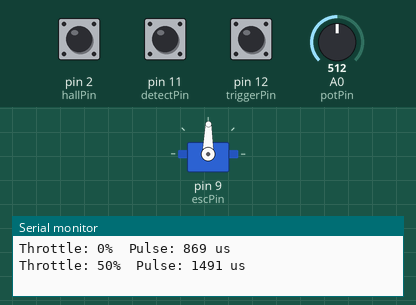
The sketch below on a simulated Arduino Uno, built with avr-gcc and run on an emulated ATmega328P. Parts: servo, the last lines printed to the serial monitor. The inputs (shaded band) are chosen by the test bench; at power-on: A0 (potPin) = 512, pin 2 (hallPin) HIGH, pin 11 (detectPin) HIGH, pin 12 (triggerPin) HIGH.

Above: at 4.2 s.
4.3 s: A0 (potPin) set to 716
At 5.5 s:
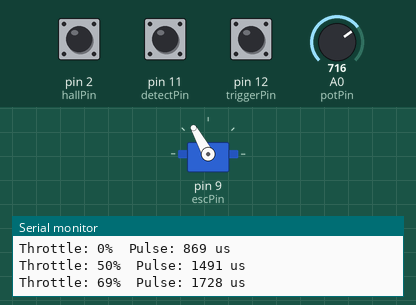
5.9 s: A0 (potPin) set to 879
At 6.9 s:
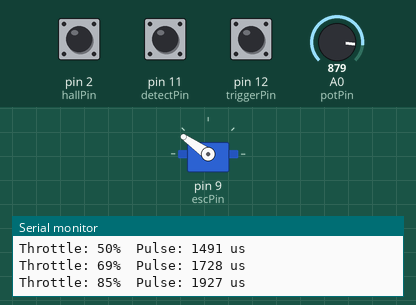
7.5 s: A0 (potPin) set to 1023
At 8.2 s:
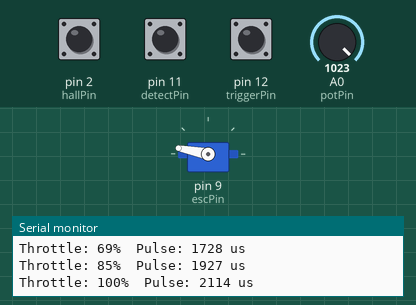
9.1 s: A0 (potPin) set to 306
At 9.6 s:
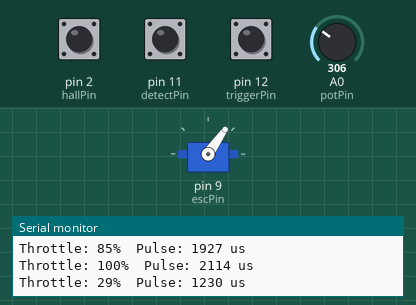
10.7 s: A0 (potPin) set to 122
At 12.0 s:
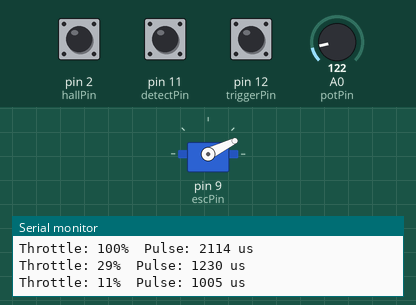
12.3 s: A0 (potPin) set to 0
At 13.4 s:
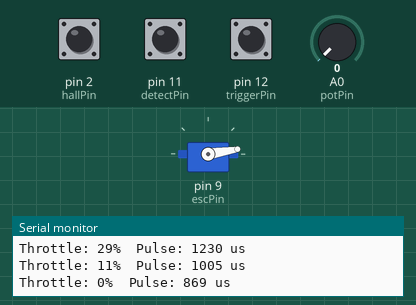
Timing chart, 0 to 14.9 s (numbered marks = the images above; inputs shaded):
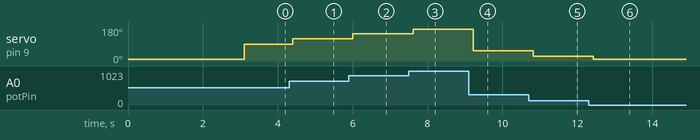

Measured:
- after the input at 4.3 s, servo on pin 9 (escPin): 89° → 119° after 0.10 s
- after the input at 5.9 s, servo on pin 9 (escPin): 119° → 145° after 0.11 s
- after the input at 7.5 s, servo on pin 9 (escPin): 145° → 169° after 0.11 s
- after the input at 9.1 s, servo on pin 9 (escPin): 169° → 55° after 0.11 s
- after the input at 10.7 s, servo on pin 9 (escPin): 55° → 26° after 0.12 s
- after the input at 12.3 s, servo on pin 9 (escPin): 26° → 9° after 0.12 s

The sketch:

chainsaw_man.ino
```cpp
#include <Servo.h>

Servo esc;


const byte hallPin = 2; //hallpin
const byte triggerPin = 12;  // signal
const byte detectPin  = 11;  // detect
const byte escPin  = 9; //escpin

const byte potPin  = A0;

const unsigned long thresholdUs = 30000;

const int minPulseUs = 869;
const int maxPulseUs = 2114;

volatile unsigned long previousPulseUs = 0;
volatile unsigned long measuredPeriodUs = 0;

int throttle = -1;
bool autoThrottle = false;

void setThrottle(int value);
void hallPulse();

void setup() {
  pinMode(hallPin, INPUT_PULLUP);
  pinMode(triggerPin, INPUT_PULLUP);
  pinMode(detectPin, INPUT_PULLUP);

  Serial.begin(9600);

  esc.attach(escPin, 800, 2200);
  setThrottle(0);

  // ESCのアーム待ち
  delay(3000);

  attachInterrupt(
    digitalPinToInterrupt(hallPin),
    hallPulse,
    FALLING
  );
}

void loop() {
  unsigned long period;

  noInterrupts();
  period = measuredPeriodUs;
  interrupts();

  int analogValue = analogRead(potPin);

  delay(100);
  // スターター条件を満たしたら50%固定
  if (!autoThrottle &&
      analogValue <= 5 &&
      period != 0 &&
      period <= thresholdUs) {
    autoThrottle = true;
  }

  // 可変抵抗を明確に上げたら50%固定を解除
  if (autoThrottle && analogValue > 10) {
    autoThrottle = false;

    noInterrupts();
    previousPulseUs = 0;
    measuredPeriodUs = 0;
    interrupts();
  }

  if (!isRunAllowed()) {
    setThrottle(0);
  } else if (autoThrottle) {
    setThrottle(40);
  } else {
    setThrottle(map(analogValue, 0, 1023, 0, 100));
  }
}

void setThrottle(int value) {
  value = constrain(value, 0, 100);

  // スロットル値が変わったときだけ更新
  if (value == throttle) {
    return;
  }

  throttle = value;

  int pulseUs =
    map(throttle, 0, 100, minPulseUs, maxPulseUs);

  esc.writeMicroseconds(pulseUs);

  Serial.print("Throttle: ");
  Serial.print(throttle);
  Serial.print("%  Pulse: ");
  Serial.print(pulseUs);
  Serial.println(" us");
}

void hallPulse() {
  unsigned long nowUs = micros();

  if (previousPulseUs != 0) {
    measuredPeriodUs = nowUs - previousPulseUs;
  }

  previousPulseUs = nowUs;
}

bool isRunAllowed() {
  bool connectorAttached = digitalRead(detectPin) == LOW;
  bool triggerPressed     = digitalRead(triggerPin) == LOW;

  // 抜けているなら許可。
  // 刺さっている場合は、押されているときだけ許可。
  return !connectorAttached || triggerPressed;
}
```
